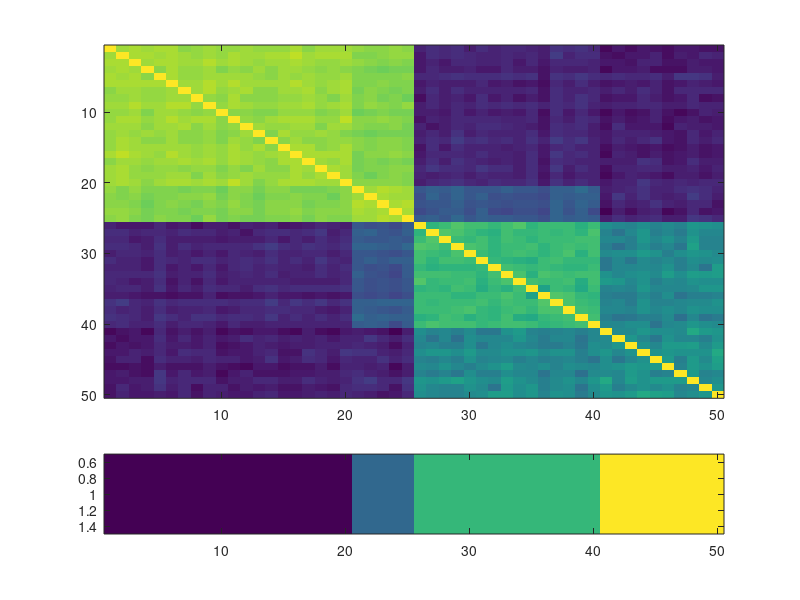

The MATLAB script that drew this image: (Note: this script raises an error after producing the figure.)
data = randn(200,50);
data(1:10,1:25) = data(1:10,1:25) + 10;
data(11:20,26:end) = data(11:20,26:end) + 4;
data(21:30,21:40) = data(21:30,21:40) - 4;
cancer_type = [ones(1,20), ones(1,5)*2, ones(1,15)*3, ones(1,10)*4];

similarity_matrix = corrcoef(data);

subplot(4,1,1:3); imagesc(similarity_matrix)
subplot(4,1,4); imagesc(cancer_type)

random_reorder = randsample(1:50,50);
data2 = data(:,random_reorder);
cancer_type2 = cancer_type(random_reorder);


%%%%%%%%%%%%%
data2
cancer_type2
similarity_matrix2 = corrcoef(data2);
[perm_r,perm_c] = HCC_heatmap(similarity_matrix2)
figure(2)
subplot(4,1,1:3); imagesc(similarity_matrix2(perm_r,perm_r))
subplot(4,1,4); imagesc(cancer_type2(perm_r))

